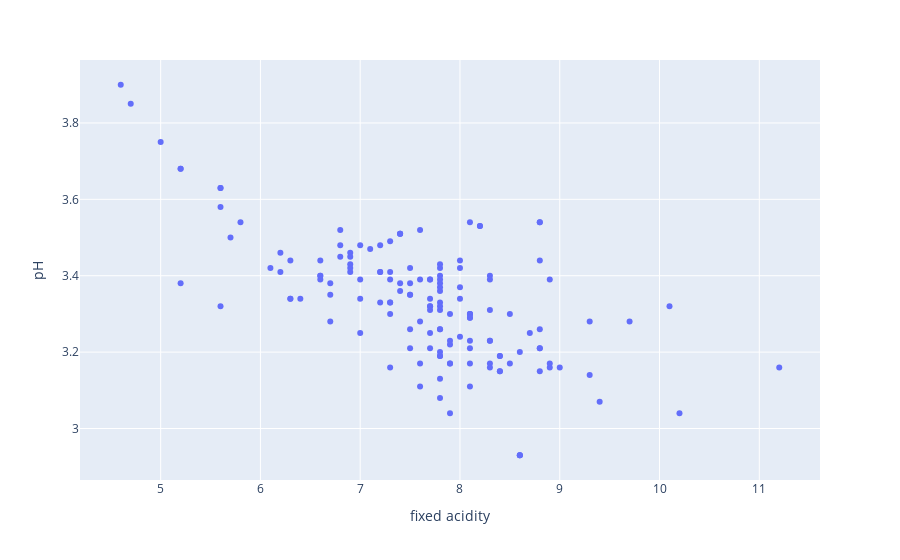

Source (notebook cell):
### Markdown cell above
## Funcionalidades básicas da biblioteca

Como vimos anteriormente, as visualizações podem ser personalizados para que diversas informações sejam representadas visualmente. Podemos utilizar a biblioteca `plotly` para  construir estas visualizações de maneira bastante similar ao que fizemos anteriormente. Para demonstrar tais funcionalidades, utilizaremos o mesmo gráfico de pontos que fizemos anteriormente na biblioteca `seaborn`, no entanto, a chamada básica aqui deve ser alterada para `px.scatter(data_frame, x, y)` onde:

> * **data_frame** é o conjunto de de dados que iremos mostrar
> * **x** é a nossa variável a ser mostrada no eixo x (geralmente a variável independente)
> * **y** é a nossa variável a ser mostrada no eixo y (geralmente a variável dependente)

### Code cell
px.scatter(data_frame=df_wines[:150], x="fixed acidity", y="pH")

### Figure 1 — Plotly figure (JSON) as saved in the notebook; plotly's stock layout.template omitted (floating-point values rounded to 4 significant figures; data arrays with more than 128 entries replaced by an {"elided": "..."} marker saying what was removed)
{"data": [{"hovertemplate": "fixed acidity=%{x}<br>pH=%{y}<extra></extra>", "legendgroup": "", "marker": {"color": "#636efa", "symbol": "circle"}, "mode": "markers", "name": "", "orientation": "v", "showlegend": false, "type": "scatter", "x": {"elided": "150 float values"}, "xaxis": "x", "y": {"elided": "150 float values"}, "yaxis": "y"}], "layout": {"legend": {"tracegroupgap": 0}, "margin": {"t": 60}, "xaxis": {"anchor": "y", "domain": [0, 1], "title": {"text": "fixed acidity"}}, "yaxis": {"anchor": "x", "domain": [0, 1], "title": {"text": "pH"}}}}
